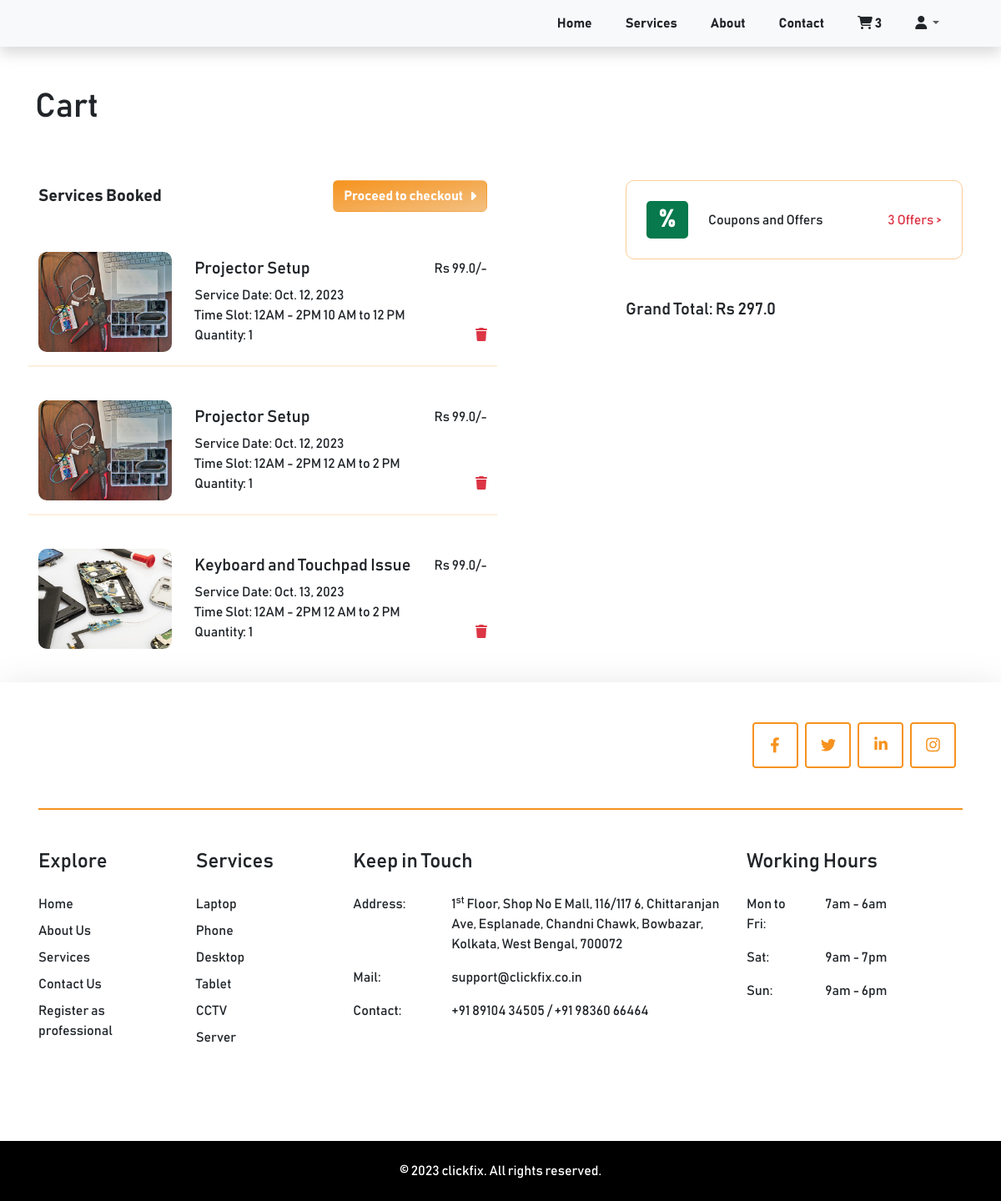
Before: /cart/ (signed in) with the older database file.
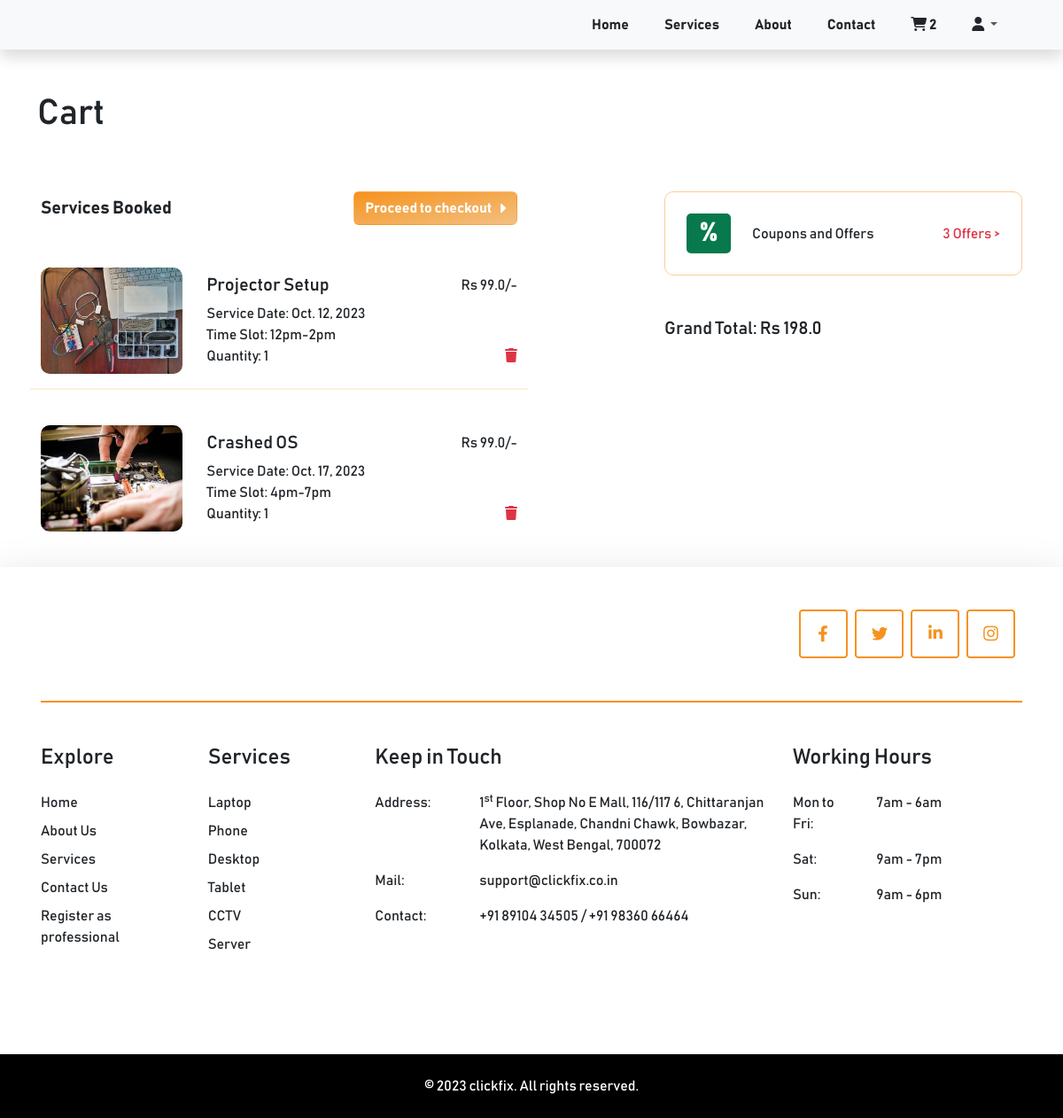
After: the same page with the newer database file.
### cart/models.py (models this page shows, shortened)
class Cart(models.Model):
    class Meta:
        verbose_name_plural = 'Cart'
    user = models.ForeignKey(Profile, on_delete=models.CASCADE, null=True, blank=True)
    session_id = models.CharField(max_length=100, null=True, blank=True)
    coupon = models.ForeignKey(Coupon, on_delete=models.SET_NULL, null=True, blank=True)
    created_at = models.DateTimeField(auto_now_add=True)
    updated_at = models.DateTimeField(auto_now=True)
    def get_cart_total(self):
        cart_items = self.cartitems.all()
        price = []
        for cart_item in cart_items:
            price.append(cart_item.sub_service.sub_service_price)
        if self.coupon:
            if self.coupon.minimum_price < sum(price):
                return sum(price) - self.coupon.discount_price
        return sum(price)
    @property
    def num_of_items(self):
        cartitems = self.cartitems.all()
        quantity =  sum([item.quantity for item in cartitems])
        return quantity

class CartItem(models.Model):
    class Meta:
        verbose_name_plural = 'Cart Items'
    TIME_SLOTS = (
        ("10am-12pm", "10am-12pm"),
        ("12pm-2pm", "12pm-2pm"),
        ("2pm-4pm", "2pm-4pm"),
        ("4pm-7pm", "4pm-7pm"),
    )
    sub_service = models.ForeignKey(SubServices, on_delete=models.CASCADE)
    cart = models.ForeignKey(Cart, on_delete=models.CASCADE, related_name="cartitems")
    quantity = models.IntegerField(default=0)
    start_date = models.DateField(null=True)
    time_slot = models.CharField(max_length=20, choices=TIME_SLOTS, default=1)

### clickfix/models.py (models this page shows, shortened)
class SubServices(models.Model):
    class Meta:
        verbose_name_plural = 'Sub Services'
    service = models.ForeignKey(Services, on_delete=models.CASCADE)
    sub_service_name = models.CharField(max_length=255)
    sub_service_card_image = models.ImageField(upload_to='service_cards', help_text='Small card image on left')
    sub_service_main_image = models.ImageField(upload_to='service_cards', help_text='Big card image on Right, which we scroll')
    sub_service_price = models.FloatField(default=0, null=True, blank=True)
    price_details = RichTextField(blank=True, null=True)
    description = RichTextField(blank=True, null=True)
    created_at = models.DateTimeField(auto_now_add=True)
    updated_at = models.DateTimeField(auto_now=True)

### cart/views.py (the view, shortened to what this page needs)
# urls.py: path('', views.cart, name='cart'),
def cart(request):
    cart = get_cart(request)
    cart_items = None
    if cart:
        cart_items = cart.cartitems.all()
    data = {}
    data['cart'] = cart
    data['cart_items'] = cart_items
    data['coupons'] = Coupon.objects.filter(is_expired=False)
    if cart:
        data['cart_total'] = cart.get_cart_total()
    return render(request, 'cart.html', data)

### cart/views.py (called while the page is built)
def get_cart(request):
    try:
        if request.user.is_authenticated:
            cart = Cart.objects.get(user=request.user)
        else:
            cart = Cart.objects.get(session_id=request.session['nonuser'])
    except:
        cart = None
    return cart

### templates/cart.html (shortened to what this page needs)
{% extends 'base.html' %}
{% load static %}
{% block content %}
    {% include 'includes/navbar.html' %}
    <div class="container mt-5" id="cart">
        <h1 class="mb-5">Cart</h1>
        <div class="row">
            <div class="col-md-6 col-sm-12  p-3">
                <div class="d-flex justify-content-between align-items-center">
                    {% if cart_items %}
                    <span class="blockquote fw-bold mb-4" id="service_booked_heading">Services Booked</span>
                    <span id="checkout_form">
                        <form action="{% url 'clickfix:checkout' %}" method="post">
                            <button type="submit" class="btn btn_color fw-bold mb-4 d-flex align-items-center" id="checkout_button">Proceed to checkout <i class="fa-solid fa-caret-right ms-2"></i></button>
                        </form>
                    </span>
                    {% endif %}
                </div>
                {% for item in cart_items %}
                <div class="row my-4" id="cart_item_{{item.id}}">
                    <div class="col-4">
                        <img class="img-fluid cart_img mr-3" src="{{ item.sub_service.sub_service_main_image.url }}" alt="">
                    </div>
                    <div class="col-8">
                        <div class="d-flex flex-column justify-content-center h-100">
                            <div class="">
                                <div class="d-flex justify-content-between w-100">
                                    <h5>{{ item.sub_service.sub_service_name }} </h5>
                                    <div>Rs {{ item.sub_service.sub_service_price }}/-</div>
                                </div>
                                <div>Service Date: {{ item.start_date }}</div>
                                <div>Time Slot: {{ item.time_slot }}</div>
                                <div class="d-flex justify-content-between">
                                    <span>Quantity: {{ item.quantity }}</span>
                                    <span onclick="handleCartItemRemoval('{{ item.id }}', '{{ item.cart.id }}')" style="cursor: pointer;"><i class="fa-solid fa-trash text-danger"></i></span>
                                </div>
                            </div>
                        </div>
                    </div>
                    {% if not forloop.last %}
                    <div class="my-3" style="border: 1px solid #f6911e25;"></div>
                    {% endif %}
                </div>
                {% empty %}
                <h3 class="text-muted" id="empty_cart_text">Nothing in Cart!</h3>
                {% endfor %}
            </div>
            {% if cart.cartitems %}
            <div class="col-md-6 col-sm-12 p-3 coupon_section">
                <div>
                    <div class="d-flex justify-content-between align-items-center p-4" style="border: 1px solid #f6911e75; border-radius: 10px;">
                        <div class="d-flex">
                            <div class="d-flex justify-content-center align-items-center text-white coupon_img">
                                <span>%</span>
                            </div>
                            <div class="d-flex flex-column justify-content-center ms-4">
                                <div class="">Coupons and Offers</div>
                            </div>
                        </div>
                        <a href="" class="text-danger text-decoration-none" data-bs-toggle="modal" data-bs-target="#couponModal">{{coupons|length}} Offers > </a>
                    </div>
                    {% if cart_items %}
                    <h5 class="mt-5" id="grand_total_heading">Grand Total: Rs <span id="grand_total">{{ cart_total }}</span></h5>
                    {% endif %}
                </div>
            </div>
            {% endif %}
        </div>
    </div>
    {% if cart.cartitems %}
        {% include 'includes/footer.html' %}
    {% endif %}
{% endblock %}

### templates/base.html (shortened to what this page needs)
{% load static %}
<!DOCTYPE html>
<html>
<head>
    <link rel="stylesheet" href="{% static 'css/bootstrap.min.css' %}">
    <link rel="stylesheet" href="https://cdnjs.cloudflare.com/ajax/libs/font-awesome/6.4.2/css/all.min.css" />
    <link rel="stylesheet" href="{% static 'css/slider/swiper.bundle.min.css' %}">
    <link rel="stylesheet" href="{% static 'css/slider/swiper_custom.css' %}">
    <link rel="stylesheet" href="{% static 'css/custom.css' %}">
</head>
<body>
    {% block content %}
    {% endblock %}
</body>
</html>

### templates/includes/navbar.html (shortened to what this page needs)
{% load static %}
    <nav class="navbar navbar-expand-lg navbar-light bg-light shadow">
        <div class="container">
          <div class="collapse navbar-collapse" id="navbarSupportedContent">
            <ul class="navbar-nav ms-auto">
                <li class="nav-item"><a class="nav-link text-dark fw-bold me-4" aria-current="page" href="{% url 'clickfix:home' %}">Home</a></li>
                <li class="nav-item"><a class="nav-link text-dark fw-bold me-4" href="{% url 'clickfix:home' %}#services">Services</a></li>
                <li class="nav-item"><a class="nav-link text-dark fw-bold me-4" href="{% url 'clickfix:home' %}#about">About</a></li>
                <li class="nav-item"><a class="nav-link text-dark fw-bold me-4" href="{% url 'clickfix:home' %}#contact_form">Contact</a></li>
                <li class="nav-item">
                  <a class="nav-link text-dark fw-bold me-4" href="{% url 'cart:cart' %}">
                    <i class="fa-solid fa-cart-shopping"></i> <span class="num_of_items">{{cart.num_of_items}}</span>
                  </a>
                </li>
                <li class="nav-item dropdown me-4 pull-right">
                  <a class="nav-link dropdown-toggle" href="#" id="navbarDropdown" role="button" data-bs-toggle="dropdown" aria-expanded="false">
                    <i class="fa-solid fa-user text-dark"></i>
                  </a>
                </li>
            </ul>
          </div>
        </div>
      </nav>

### templates/includes/footer.html (shortened to what this page needs)
{% load static %}
<footer class="shadow-lg">
    <div class="container px-3">
        <div class="d-flex justify-content-between pt-5 flex-wrap">
            <img class="img-fluid footer_logo_image" src="{% static 'img/logo.png' %}" style="width: 150px;" alt="">
            <div class="d-flex align-items-center">
                <a href="https://www.facebook.com/profile.php?id=61551230633366&mibextid=avESrC" target="_blank"><img class="img-fluid me-2" style="height: 80%;" src="{% static 'img/facebook.png' %}" alt=""></a>
                <a href="#"><img class="img-fluid me-2" style="height: 80%;" src="{% static 'img/twitter.png' %}" alt=""></a>
                <a href="#"><img class="img-fluid me-2" style="height: 80%;" src="{% static 'img/linkedin.png' %}" alt=""></a>
                <a href="https://www.instagram.com/_clickfix_?utm_source=qr" target="_blank"><img class="img-fluid me-2" style="height: 80%;" src="{% static 'img/instagram.png' %}" alt=""></a>
            </div>
        </div>
        <div class="my-5" style="border: 1px solid #f6921e;"></div>
        <div class="row mb-5">
            <div class="col-md-2 col-sm-6 col-6 mb-4">
                <h4 class="mb-4">Explore</h4>
                <ul class="list-unstyled">
                    <li class="mb-2"><a class="text-decoration-none text-dark" href="{% url 'clickfix:home' %}">Home</a></li>
                    <li class="mb-2"><a class="text-decoration-none text-dark" href="{% url 'clickfix:home' %}#about">About Us</a></li>
                    <li class="mb-2"><a class="text-decoration-none text-dark" href="{% url 'clickfix:home' %}#services">Services</a></li>
                    <li class="mb-2"><a class="text-decoration-none text-dark" href="{% url 'clickfix:home' %}#contact_form">Contact Us</a></li>
                    <li class="mb-2"><a class="text-decoration-none text-dark" href="{% url 'clickfix:home' %}#contact_form">Register as professional</a></li>
                </ul>
            </div>
            <div class="col-md-2 col-6 mb-5">
                <h4 class="mb-4">Services</h4>
                <ul class="list-unstyled">
                    <li class="mb-2"><a class="text-decoration-none text-dark" href="#">Laptop</a></li>
                    <li class="mb-2"><a class="text-decoration-none text-dark" href="#">Phone</a></li>
                    <li class="mb-2"><a class="text-decoration-none text-dark" href="#">Desktop</a></li>
                    <li class="mb-2"><a class="text-decoration-none text-dark" href="#">Tablet</a></li>
                    <li class="mb-2"><a class="text-decoration-none text-dark" href="#">CCTV</a></li>
                    <li class="mb-2"><a class="text-decoration-none text-dark" href="#">Server</a></li>
                </ul>
            </div>
            <div class="col-md-5 col-sm-6 mb-5">
                <h4 class="mb-4">Keep in Touch</h4>
                <div class="row mb-3">
                    <div class="col-3">Address: </div>
                    <div class="col-9">1<sup>st</sup> Floor, Shop No E Mall, 116/117 6, Chittaranjan Ave, Esplanade, Chandni Chawk, Bowbazar, Kolkata, West Bengal, 700072</div>
                </div>
                <div class="row mb-3">
                    <div class="col-3">Mail: </div>
                    <div class="col-9">support@clickfix.co.in</div>
                </div>
                <div class="row mb-3">
                    <div class="col-3">Contact: </div>
                    <div class="col-9">+91 89104 34505 / +91 98360 66464</div>
                </div>
            </div>
            <div class="col-md-3 col-sm-6">
                <h4 class="mb-4">Working Hours</h4>
                <div class="row mb-3">
                    <div class="col-4">Mon to Fri: </div>
                    <div class="col-8">7am - 6am</div>
                </div>
                <div class="row mb-3">
                    <div class="col-4">Sat: </div>
                    <div class="col-8">9am - 7pm</div>
                </div>
                <div class="row mb-3">
                    <div class="col-4">Sun: </div>
                    <div class="col-8">9am - 6pm</div>
                </div>
            </div>
        </div>
    </div>
    <div class="d-flex justify-content-center align-items-center py-4" style="background-color: black; color: white;">
        <p class="mb-0">&copy; 2023 clickfix. All rights reserved.</p>
    </div>
</footer>

### assets/css/custom.css (style rules this page uses)
.btn_color { background-image: linear-gradient(to right bottom, #F6931E, #f3c082); color: white; }
.coupon_img { background-color: #07794C; border-radius: 5px; width: 50px; font-size: 30px; font-weight: bold; }
#cart .cart_img { width: 160px; height: 120px; object-fit: cover; object-position: center; border-radius: 10px; }
@media (min-width: 786px) { #cart .coupon_section { padding-left: 150px !important; } }

### templates/base.html (style rules this page uses)
body { box-sizing: border-box; font-family: 'bahnschrift'; }
h1, h2, h3, h4, h5, h6, p, a { font-family: 'bahnschrift'; }

Changed rows visible on the page:
removed Cart: num_of_items "3"
removed CartItem: sub_service.sub_service_main_image (picture), sub_service.sub_service_name "Projector Setup", sub_service.sub_service_price "99.0", start_date "Oct. 12, 2023", time_slot "12AM - 2PM 10 AM to 12 PM", quantity "1"
removed CartItem: sub_service.sub_service_main_image (picture), sub_service.sub_service_name "Projector Setup", sub_service.sub_service_price "99.0", start_date "Oct. 12, 2023", time_slot "12AM - 2PM 12 AM to 2 PM", quantity "1"
removed CartItem: sub_service.sub_service_main_image (picture), sub_service.sub_service_name "Keyboard and Touchpad Issue", sub_service.sub_service_price "99.0", start_date "Oct. 13, 2023", time_slot "12AM - 2PM 12 AM to 2 PM", quantity "1"
added Cart: num_of_items "2"
added CartItem: sub_service.sub_service_main_image (picture), sub_service.sub_service_name "Projector Setup", sub_service.sub_service_price "99.0", start_date "Oct. 12, 2023", time_slot "12pm-2pm", quantity "1"
added CartItem: sub_service.sub_service_main_image (picture), sub_service.sub_service_name "Crashed OS", sub_service.sub_service_price "99.0", start_date "Oct. 17, 2023", time_slot "4pm-7pm", quantity "1"
Other visible differences:
{{ cart_total }}: "297.0" → "198.0"
